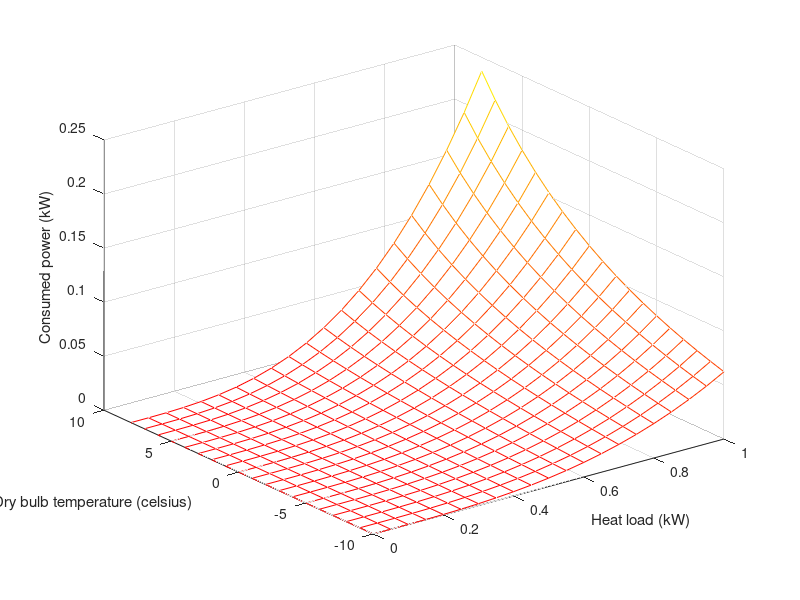

The MATLAB script that drew this image:
%%
%% Dry cooler load-temperature model
%%
%% * Affinity law has been considered to build this model.
%% * Consumption data from BAC drycooler model S8013-S213B (123 kW)
%%   3 fans, each driven by a 6-pole motor rated at 1.5 kW 
%%
%%
%% Jose Albornoz
%% Fujitsu Laboratories of Europe
%% June 2011
%%
clear all
close all

Qmax = 123e3;    % rated duty, W
EWT = 40;        % entering water temperature in cooling coils, celsius
P_fans = 4.5e3;  % rated fan consumption, W

deltaT_min = 12;              % minimum temperature difference in dry cooler, celsius
Tmax = EWT - deltaT_min;      % maximum temperature for dry cooler operation

deltaT = 1;

L = (0:0.05:1);
Q = L*Qmax;
T = -10:deltaT:8;

% calculates consumed power
pwr = zeros(length(T),length(Q));
for i = 1:length(T)
    for j = 1:length(Q)
        pwr(i,j) = P_fans*((Q(j)/(EWT - T(i)))/(Qmax/deltaT_min))^3;
    end
end

figure(1)
colormap(autumn)
mesh(L,T,pwr/1e3)
%surf(Q/1e3,T,pwr/1e3)
%title(name)
xlabel('Heat load (kW)')
ylabel('Dry bulb temperature (celsius)')
zlabel('Consumed power (kW)')
%legend('Data','Fit')
%hold off

pwr = pwr/Qmax;